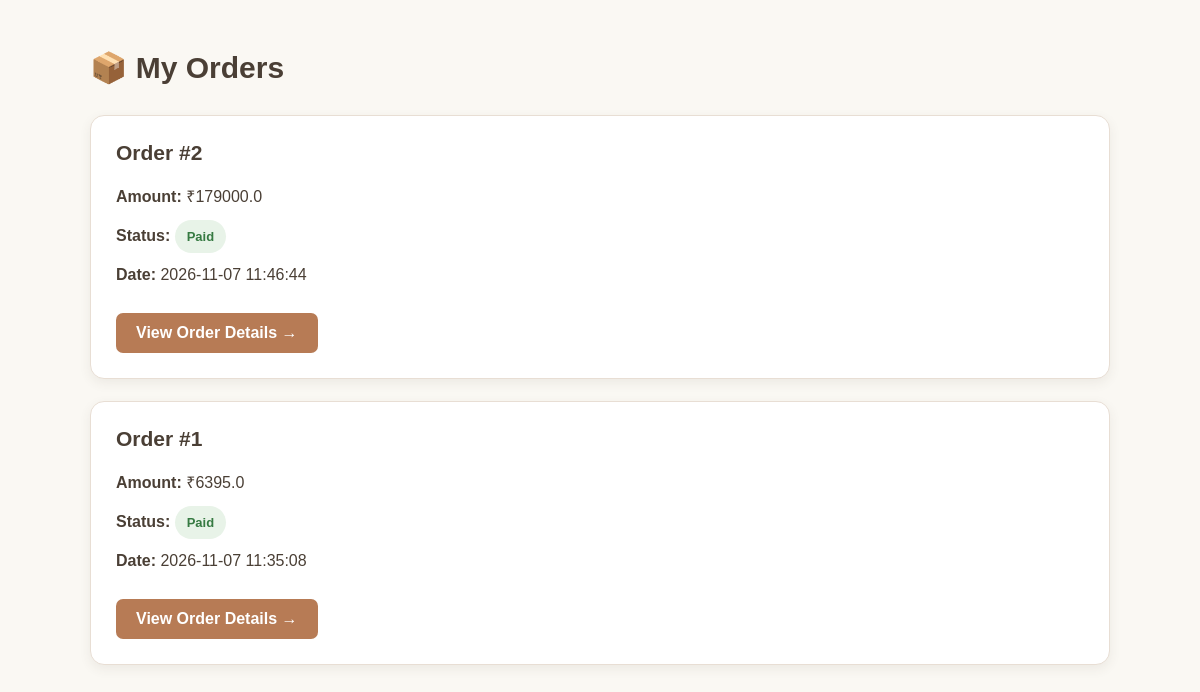
/user/my-orders (signed in), run on the app's committed database.
### tables this page shows
CREATE TABLE orders (
    order_id INTEGER PRIMARY KEY AUTOINCREMENT,
    user_id INTEGER NOT NULL,
    razorpay_order_id TEXT,
    razorpay_payment_id TEXT,
    amount REAL NOT NULL,
    payment_status TEXT NOT NULL,
    full_name TEXT NOT NULL,
    mobile TEXT NOT NULL,
    delivery_address TEXT NOT NULL,
    pincode TEXT NOT NULL,
    created_at TIMESTAMP DEFAULT CURRENT_TIMESTAMP,
    FOREIGN KEY (user_id) REFERENCES users(id)
);

### app.py (the view)
@app.route('/user/my-orders')
def my_orders():
    if 'user_id' not in session:
        flash("Please login!", "danger")
        return redirect('/user-login')
    conn = get_db_connection()
    cursor = conn.cursor()
    cursor.execute("SELECT * FROM orders WHERE user_id=? ORDER BY order_id DESC", (session['user_id'],))
    orders = cursor.fetchall()
    cursor.close()
    conn.close()
    return render_template("user/my_orders.html", orders=orders)

### app.py (called while the page is built)
def get_db_connection():
    conn = sqlite3.connect('notes.db')
    conn.row_factory = sqlite3.Row
    return conn

### templates/user/my_orders.html (shortened to what this page needs)
<!DOCTYPE html>
<html lang="en">
<head>
</head>
<body>
<div class="container">
    <h2 class="page-heading">📦 My Orders</h2>
    {% if orders|length == 0 %}
        <div class="empty-orders">
            <h3>No Orders Yet!</h3>
            <p>You haven't placed any orders yet. Start shopping today.</p>
            <a href="/user/products" class="shop-btn">Start Shopping →</a>
        </div>
    {% else %}
        {% for order in orders %}
        <div class="order-card">
            <h3>Order #{{ order.order_id }}</h3>
            <div class="order-info">
                <p><strong>Amount:</strong> ₹{{ order.amount }}</p>
                <p>
                    <strong>Status:</strong>
                    <span class="status">{{ order.payment_status }}</span>
                </p>
                <p><strong>Date:</strong> {{ order.created_at }}</p>
            </div>
            <a href="/user/order-success/{{ order.order_id }}" class="view-btn">
                View Order Details →
            </a>
        </div>
        {% endfor %}
    {% endif %}
</div>
</body>
</html>

### templates/user/my_orders.html (style rules this page uses)
* { margin: 0; padding: 0; box-sizing: border-box; }
body { font-family: Arial, sans-serif; background-color: #FAF8F3; color: #4A3F35; min-height: 100vh; }
.container { width: 85%; max-width: 1100px; margin: 50px auto; }
.page-heading { font-size: 30px; margin-bottom: 30px; color: #4A3F35; }
.order-card { background-color: #FFFFFF; border: 1px solid #E8DED4; padding: 25px; margin-bottom: 22px; border-radius: 14px; box-shadow: 0 4px 12px rgba(74, 63, 53, 0.08); transition: transform 0.2s ease, box-shadow 0.2s ease; }
.order-card h3 { font-size: 21px; color: #4A3F35; margin-bottom: 18px; }
.order-info { line-height: 1.8; font-size: 16px; }
.order-info p { margin-bottom: 8px; }
.status { display: inline-block; background-color: #E8F3E8; color: #367A42; padding: 5px 12px; border-radius: 20px; font-size: 13px; font-weight: bold; text-transform: capitalize; }
.view-btn, .shop-btn { padding: 11px 20px; background-color: #B77B55; color: #FFFFFF; text-decoration: none; border-radius: 7px; display: inline-block; margin-top: 15px; font-weight: 600; transition: background-color 0.2s ease; }

### data on the page
orders: order_id "2", amount "179000.0", payment_status "Paid", created_at "2026-11-07 11:46:44"
orders: order_id "1", amount "6395.0", payment_status "Paid", created_at "2026-11-07 11:35:08"
